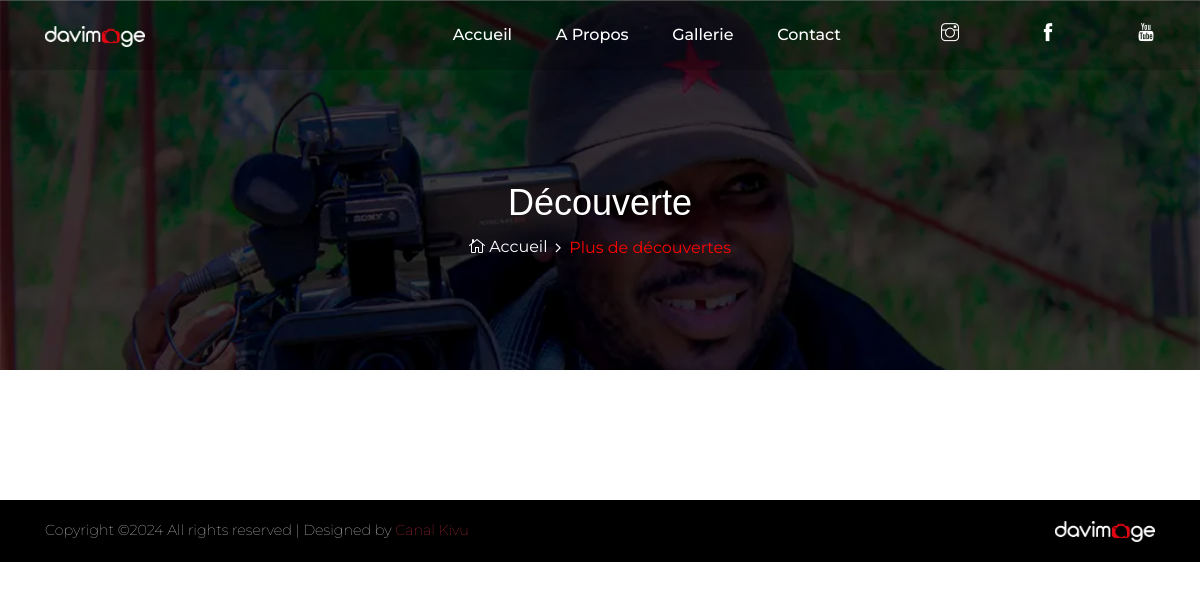
/discoveries.php, run on an earlier commit of the app's database.
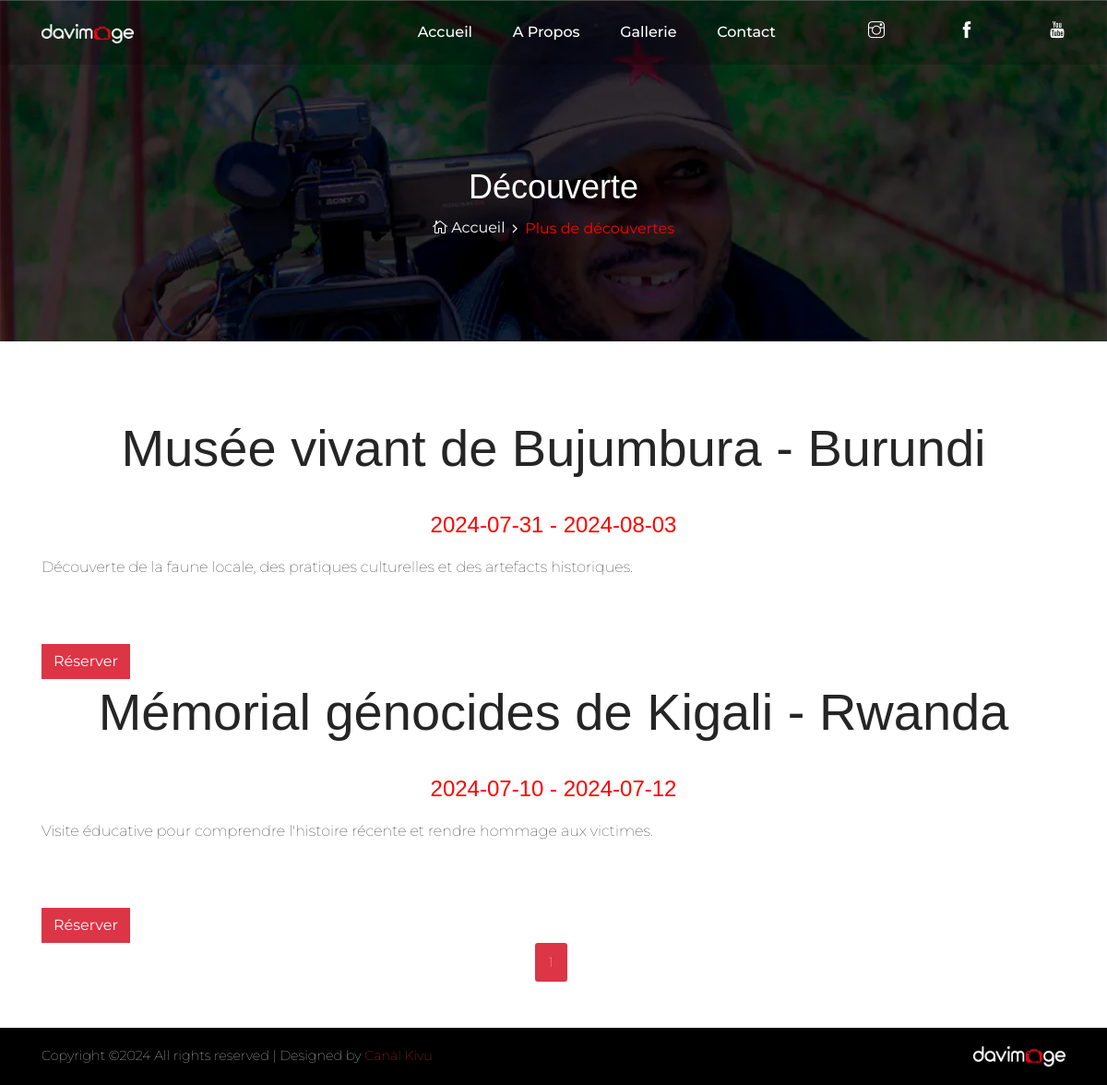
And on a later commit of the database.
### tables this page shows
CREATE TABLE `discoveries` (
  `id` int(11) NOT NULL,
  `title` varchar(255) NOT NULL,
  `details` mediumtext NOT NULL,
  `place` varchar(255) NOT NULL,
  `start_date` date DEFAULT NULL,
  `end_date` date DEFAULT NULL,
  `image_1` varchar(255) NOT NULL,
  `image_2` varchar(255) NOT NULL,
  `image_3` varchar(255) NOT NULL,
  `status` tinyint(1) NOT NULL
);

### discoveries.php (the view, shortened to what the changed rows need)
<?php
include_once "admin/inc/db.php";
$discoveries_per_page = 2;
$current_page = isset($_GET['page']) ? (int)$_GET['page'] : 1;
$offset = ($current_page - 1) * $discoveries_per_page;
$sql = "SELECT COUNT(*) AS total FROM discoveries";
$result = $conn->query($sql);
$total_discoveries = $result->fetch_assoc()['total'];
$total_pages = ceil($total_discoveries / $discoveries_per_page);
$sql = "SELECT * FROM discoveries ORDER BY id DESC LIMIT $offset, $discoveries_per_page";
$result = $conn->query($sql);
?>
<!DOCTYPE html>
<html lang="en">
<head>
    <link rel="stylesheet" href="style.css">
    <link rel="stylesheet" href="style.css">
</head>
<body>
    <section class="breadcrumb-area bg-img bg-overlay jarallax" style="background-image: url(img/bg-img/image_1.webp);">
        <div class="container h-100">
            <div class="row h-100 align-items-center">
                <div class="col-12">
                    <div class="breadcrumb-content text-center">
                        <h2 class="page-title">Découverte</h2>
                    </div>
                </div>
            </div>
        </div>
    </section>
    <div class="contact-area section-padding-80-50">
        <div class="container">
            <?php
            if ($result->num_rows > 0) {
                while ($row = $result->fetch_assoc()) {
            ?>
             <div class="row">
                <div class="col-12 col-lg-12">
                    <h2 class="contact-title mb-30 text-center"><?php echo ucfirst($row['title'])." - ".$row['place']; ?></h2>
                    <h4 class="text-center mb-3" style="color: red;font-weight: bolder;"><?php echo ucfirst($row['start_date'])." - ".$row['end_date']; ?></h4>
                    <p class="mb-3"><?php echo ucfirst($row['details']); ?></p>
                </div>
                <div class="col-12 col-md-12 col-lg-12">
                    <div class="row alime-portfolio">
                        <div class="row mt-2 px-2 py-2">
                            <div class="col-12 col-sm-6 col-lg-4 single_gallery_item nature mb-30 wow fadeInUp" data-wow-delay="100ms">
                                <div class="single-portfolio-content">
                                </div>
                            </div>
                            <div class="col-12 col-sm-6 col-lg-4 single_gallery_item nature mb-30 wow fadeInUp" data-wow-delay="100ms">
                                <div class="single-portfolio-content">
                                </div>
                            </div>
                            <div class="col-12 col-sm-6 col-lg-4 single_gallery_item nature mb-30 wow fadeInUp" data-wow-delay="100ms">
                                <div class="single-portfolio-content">
                                </div>
                            </div>
                        </div>
                    </div>
                    <a href="booking?discovery=<?php echo $row['id']; ?>">
                        <button class="btn btn-danger">Réserver</button>
                    </a>
                </div>
            </div>
            <?php
                }
            }
            ?>
            <div class="row">
                <div class="col-12">
                    <nav aria-label="Page navigation example">
                        <ul class="pagination justify-content-center">
                            <?php for ($i = 1; $i <= $total_pages; $i++): ?>
                                <li class="page-item <?php if ($i == $current_page) echo 'active'; ?>">
                                    <a class="page-link bg-danger" href="?page=<?php echo $i; ?>"><?php echo $i; ?></a>
                                </li>
                            <?php endfor; ?>
                        </ul>
                    </nav>
                </div>
            </div>
        </div>
    </div>
</body>
</html>

What changed in the data, as far as the page shows it:
added discoveries: title "Musée vivant de Bujumbura", place "Burundi", start_date "2024-07-31", end_date "2024-08-03", details "Découverte de la faune locale, des pratiques culturelles et des artefacts historiques."
added discoveries: title "Mémorial génocides de Kigali", place "Rwanda", start_date "2024-07-10", end_date "2024-07-12", details "Visite éducative pour comprendre l'histoire récente et rendre hommage aux victimes."
Also different on the page:
new list line: "1"
